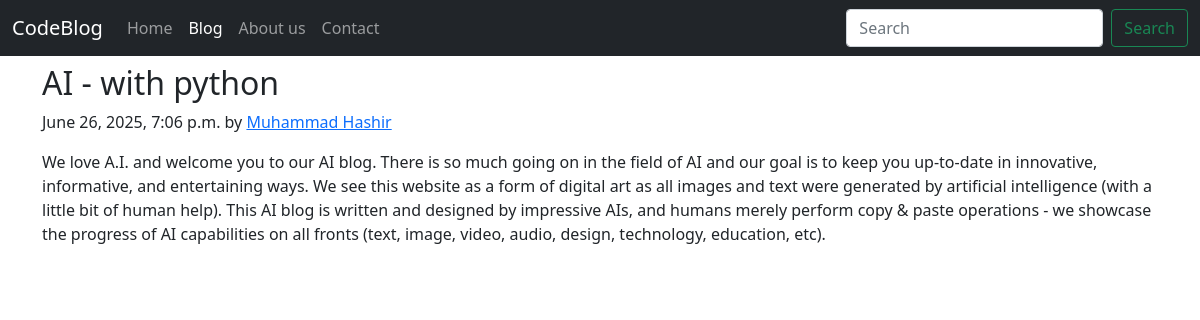
The page /blog/AI-python/ on the database its author committed.
### blog/models.py (models this page shows, shortened)
class Post(models.Model):
    sno = models.AutoField(primary_key=True)
    title = models.CharField(max_length=20)
    content = models.TextField(max_length=10000)
    author = models.CharField(max_length=20)
    slug = models.CharField(max_length=50)
    data = models.DateTimeField(auto_now_add=True, blank=True)

### blog/views.py (the view)
# urls.py: path("<slug:slug>/", views.blogpost, name="blogpost")
def blogpost(request, slug):
    post = Post.objects.filter(slug=slug).first()
    postblog = {"post": post}
    return render(request, "blogs/blogpost.html", postblog)

### templates/blogs/blogpost.html (shortened to what this page needs)
{% extends 'home/base.html' %}
{% block blogblock %}
    active
{% endblock %}
{% block body %}
<div class="container">
    <div class="blog-post">
            <h2 class="blog-post-title">{{post.title }}</h2>
            <p class="blog-post-meta">{{ post.data }} by <a href="/about">{{ post.author }}</a></p>
            <p>{{ post.content }}</p>
          </div>
        </div>
{% endblock %}

### rows shown on the page
Post: title "AI - with python", data "June 26, 2025, 7:06 p.m.", author "Muhammad Hashir", content "We love A.I. and welcome you to our AI blog. There is so much going on in the field of AI and our goal is to keep you up-to-date in innovative, informative, and entertaining ways. We see this website as a form of digital art as all images and text were generated by artificial intelligence (with a little bit of human help). This AI blog is written and designed by impressive AIs, and humans merely perform copy & paste operations - we showcase the progress of AI capabilities on all fronts (text, image, video, audio, design, technology, education, etc)."
